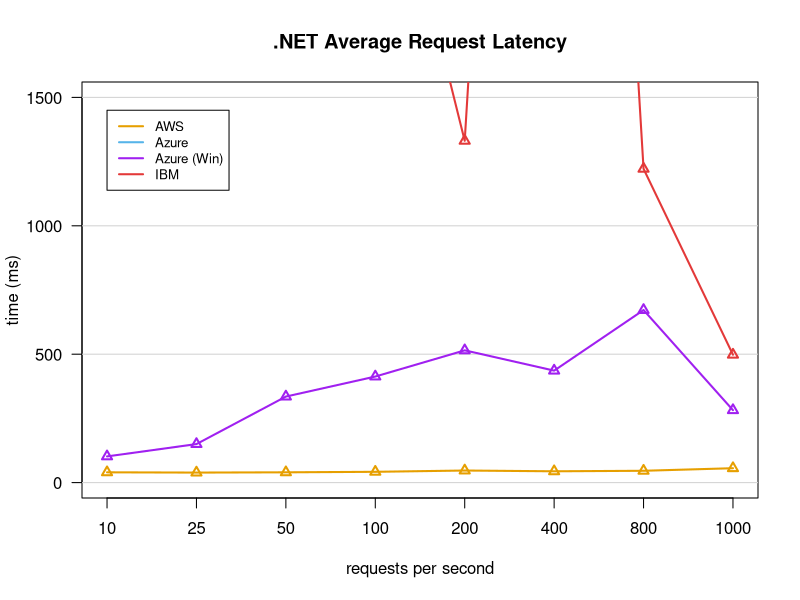

This figure's R source:
x <- read.csv("average_latency_all.csv",header=T,sep=",")
x <- t(x)
aws_dotnet <- as.numeric(x[5,1:8])
azure_dotnet <- as.numeric(x[8,1:8])
azure_win_dotnet <- as.numeric(x[10,1:8])
ibm_dotnet <- as.numeric(x[17,1:8])
#png(file = "plot_average_latency_dotnet.png", width=800, height=800, units="px", pointsize=24)
pdf(file = "plot_average_latency_dotnet.pdf", width=7, height=7)
plot(aws_dotnet, type="o", pch=2, lwd=2, lty=1, col = "#E69F00", xlab = "requests per second", ylab = "time (ms)", main = ".NET Average Request Latency",ylim=c(0,1500), xaxt="n", las=1)
axis(1, at=1:8, labels=c("10", "25", "50", "100", "200", "400", "800", "1000"))
grid (NULL,NULL,nx=0,col = "lightgray")
lines(azure_dotnet,lty=1, type = "o", pch=2, lwd=2, col = "#56B4E9")
lines(azure_win_dotnet,lty=1, type = "o", pch=2, lwd=2, col = "purple")
lines(ibm_dotnet,lty=1, type = "o", pch=2, lwd=2, col = "#E33939")
legend(1, 1450, legend=c("AWS", "Azure", "Azure (Win)", "IBM"),
col=c("#E69F00", "#56B4E9", "purple", "#E33939"), lwd=2,
lty=c(1,1,1,1), cex=0.8)

